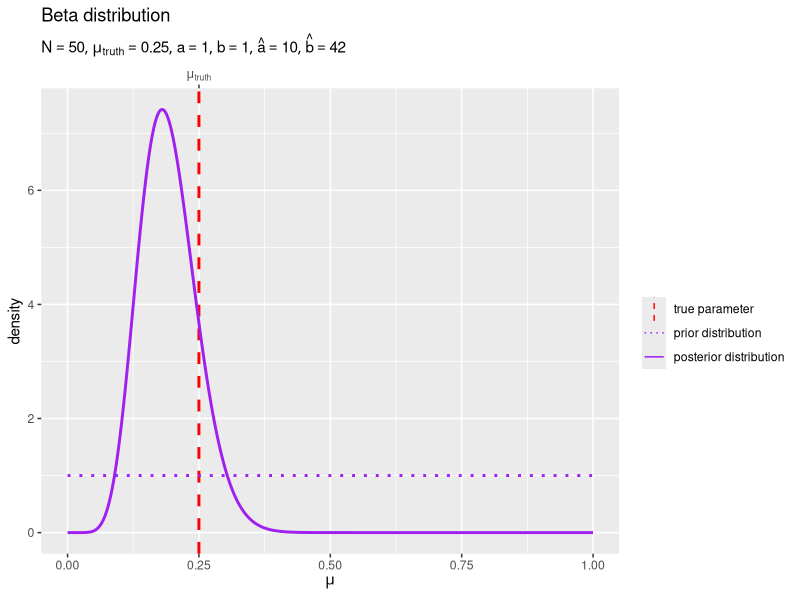
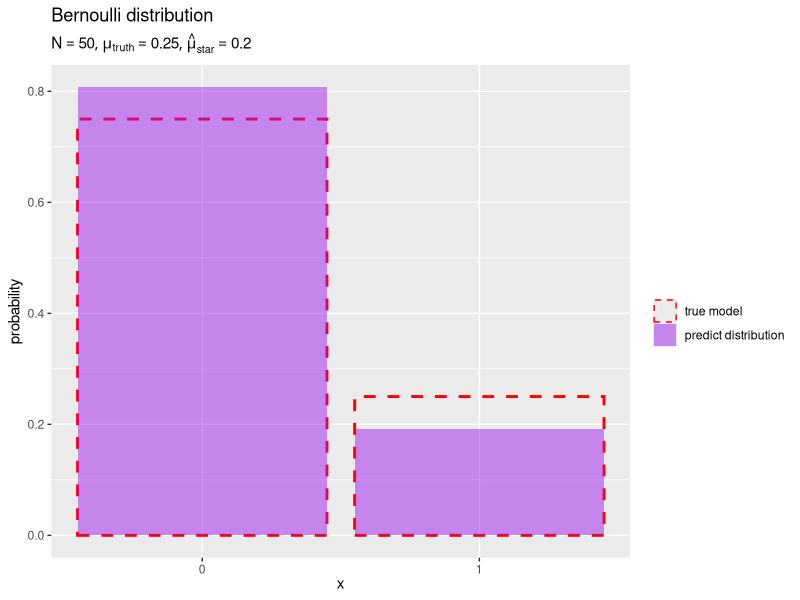

Source code (R) for these figures, in order:

# ベルヌーイモデル -------------------------------------------------------------

# chapter 3.2.1
# ベイズ推論
# 推論アルゴリズムの実装


# パッケージの読込 -------------------------------------------------------------

# 利用パッケージ
library(tidyverse)

# パッケージ名の省略用
library(ggplot2)


# ベイズ推論の実装 -------------------------------------------------------------

### 生成分布(ベルヌーイ分布)の設定 -----

#### パラメータの設定 -----

# 真のパラメータを指定
mu_truth <- 0.25


#### 変数の設定 -----

# x軸の範囲を設定
x_min <- 0
x_max <- 1

# x軸の値を作成
x_vec <- seq(from = x_min, to = x_max, by = 1)


#### 分布の計算 -----

# 生成分布の確率を計算
model_df <- tibble::tibble(
  x    = x_vec, # 確率変数
  mu   = mu_truth, # 成功確率パラメータ
  prob = c(1-mu_truth, mu_truth) # 確率
)


### 事前分布(ベータ分布)の設定 -----

#### パラメータの設定 -----

# 事前分布のパラメータを指定
a <- 1
b <- 1


#### 変数の設定 -----

# μ軸の範囲を設定
mu_min <- 0
mu_max <- 1

# μ軸の値を作成
mu_vec <- seq(from = mu_min, to = mu_max, length.out = 1001)


#### 分布の計算 -----

# 事前分布の確率密度を計算
prior_df <- tibble::tibble(
  mu   = mu_vec, # 確率変数
  a    = a, # パラメータ
  b    = b, # パラメータ
  dens = dbeta(x = mu, shape1 = a, shape2 = b) # 確率密度
)


### 観測データの生成 -----

#### データの生成 -----

# データ数を指定
N <- 50

# 観測データを生成
x_n <- rbinom(n = N, size = 1, prob = mu_truth)


#### データの集計 -----

# 観測データを集計
obs_df <- tibble::tibble(
  x        = x_vec,                   # 観測値
  freq     = c(N-sum(x_n), sum(x_n)), # 度数
  rel_freq = freq / N                 # 相対度数
)


### 事後分布(ベータ分布)の計算 -----

#### パラメータの計算 -----

# 事後分布のパラメータを計算:式(3.15)
a_hat <- sum(x_n) + a
b_hat <- N - sum(x_n) + b


#### 分布の計算 -----

# 事後分布の確率密度を計算
posterior_df <- tibble::tibble(
  mu   = mu_vec, # 確率変数
  a    = a_hat, # パラメータ
  b    = b_hat, # パラメータ
  dens = dbeta(x = mu, shape1 = a, shape2 = b) # 確率密度
)


#### 分布の作図 -----

# 事後分布のラベルを作成
posterior_param_lbl <- paste0(
  "list(", 
  "N == ", N, ", ", 
  "mu[truth] == ", round(mu_truth, digits = 2), ", ", 
  "a == ", round(a, digits = 1), ", ", 
  "b == ", round(b, digits = 1), ", ", 
  "hat(a) == ", round(a_hat, digits = 1), ", ", 
  "hat(b) == ", round(b_hat, digits = 1), 
  ")"
) |> 
  parse(text = _)

# 事後分布を作図
ggplot() + 
  geom_vline(
    mapping = aes(xintercept = mu_truth, color = "model"), 
    linewidth = 1, linetype = "dashed"
  ) + # 真のパラメータ
  geom_line(
    data    = prior_df, 
    mapping = aes(x = mu, y = dens, color = "prior"), 
    linewidth = 1, linetype = "dotted"
  ) + # 事前分布
  geom_line(
    data    = posterior_df, 
    mapping = aes(x = mu, y = dens, color = "posterior"), 
    linewidth = 1
  ) + # 事後分布
  scale_x_continuous(
    sec.axis = sec_axis(
      transform = ~ ., 
      breaks    = mu_truth, 
      labels    = expression(mu[truth])
    ) # パラメータラベル
  ) + 
  scale_color_manual(
    breaks = c("model", "prior", "posterior"), 
    values = c("red", "purple", "purple"), 
    labels = c("true parameter", "prior distribution", "posterior distribution"), 
    name = ""
  ) + # (凡例表示用)
  guides(
    color = guide_legend(override.aes = list(linewidth = 0.5)), 
  ) + 
  labs(
    title = "Beta distribution", 
    subtitle = posterior_param_lbl, 
    x = expression(mu), 
    y = "density"
  )


### 予測分布(ベルヌーイ分布)の計算 -----

#### パラメータの計算 -----

# 予測分布のパラメータを計算:式(3.19')
mu_star_hat <- a_hat / (a_hat + b_hat)
#mu_star_hat <- (sum(x_n) + a) / (N + a + b)


#### 分布の計算 -----

# 予測分布を計算
predict_df <- tibble::tibble(
  x    = x_vec, # x軸の値
  mu   = mu_star_hat, # 成功確率パラメータ
  prob = c(1-mu_star_hat, mu_star_hat) # 確率
)


#### 分布の作図 -----

# 予測分布のラベルを作成
predict_param_lbl <- paste0(
  "list(", 
  "N == ", N, ", ", 
  "mu[truth] == ", round(mu_truth, digits = 2), ", ", 
  "hat(mu)[star] == ", round(mu_star_hat, digits = 1), 
  ")"
) |> 
  parse(text = _)

# 予測分布を作図
ggplot() + 
  geom_bar(
    data    = model_df, 
    mapping = aes(x = x, y = prob, color = "model"), 
    stat = "identity", position = "identity",
    fill = NA, linewidth = 1, linetype = "dashed"
  ) + # 真の分布
  geom_bar(
    data    = predict_df, 
    mapping = aes(x = x, y = prob, color = "predict"), 
    stat = "identity", position = "identity", 
    fill = "purple", alpha = 0.5, linetype = "blank"
  ) + # 予測分布
  scale_x_continuous(breaks = x_vec, minor_breaks = FALSE) + # x軸目盛
  scale_color_manual(
    breaks = c("model", "predict"), 
    values = c("red", NA), 
    labels = c("true model", "predict distribution"), 
    name   = ""
  ) + # (凡例表示用)
  guides(
    color = guide_legend(override.aes = list(linewidth = 0.5)), 
  ) + 
  labs(
    title = "Bernoulli distribution", 
    subtitle = predict_param_lbl, 
    x = expression(x), 
    y = "probability"
  )
